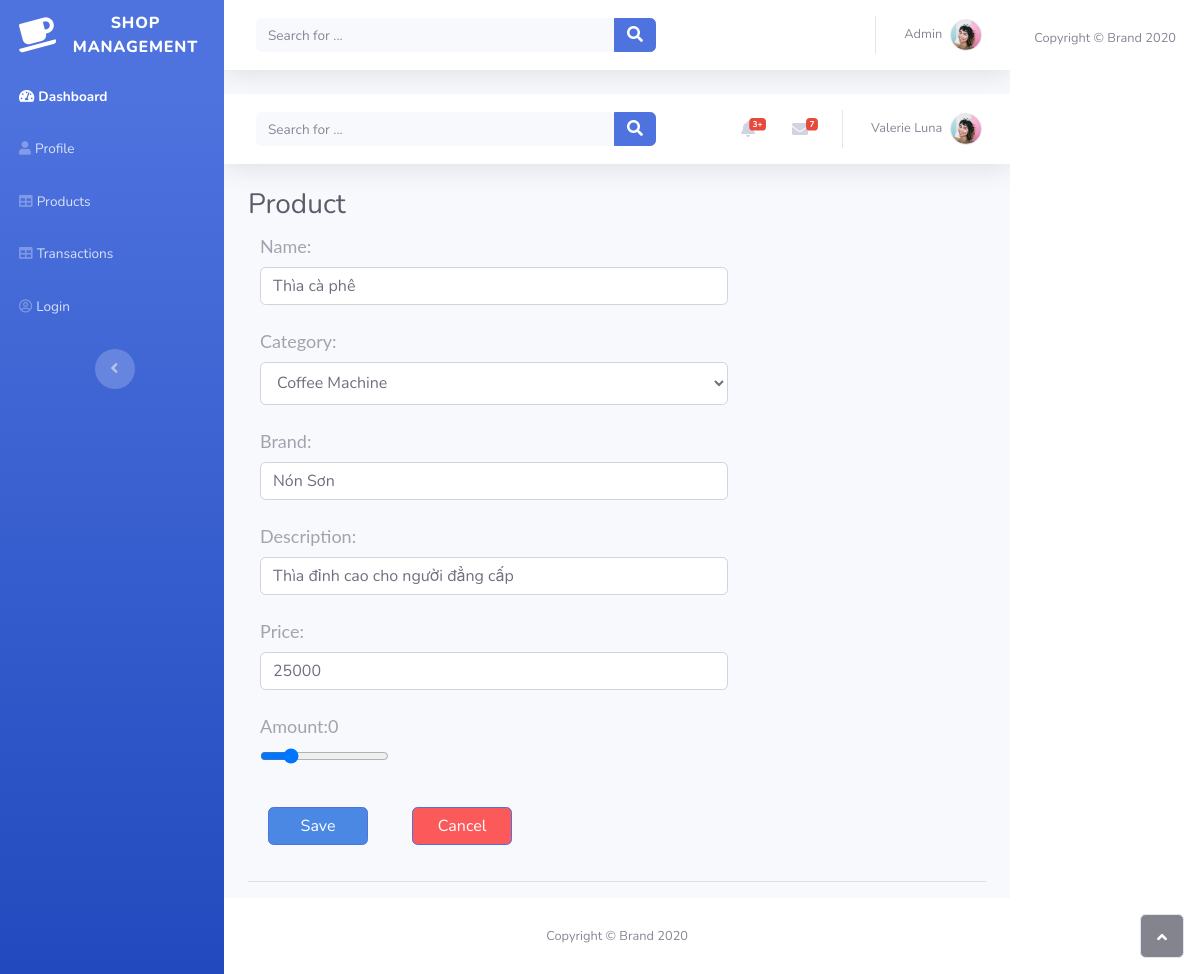
The page /products/edit?ProductID=AS01 on the database as committed earlier.
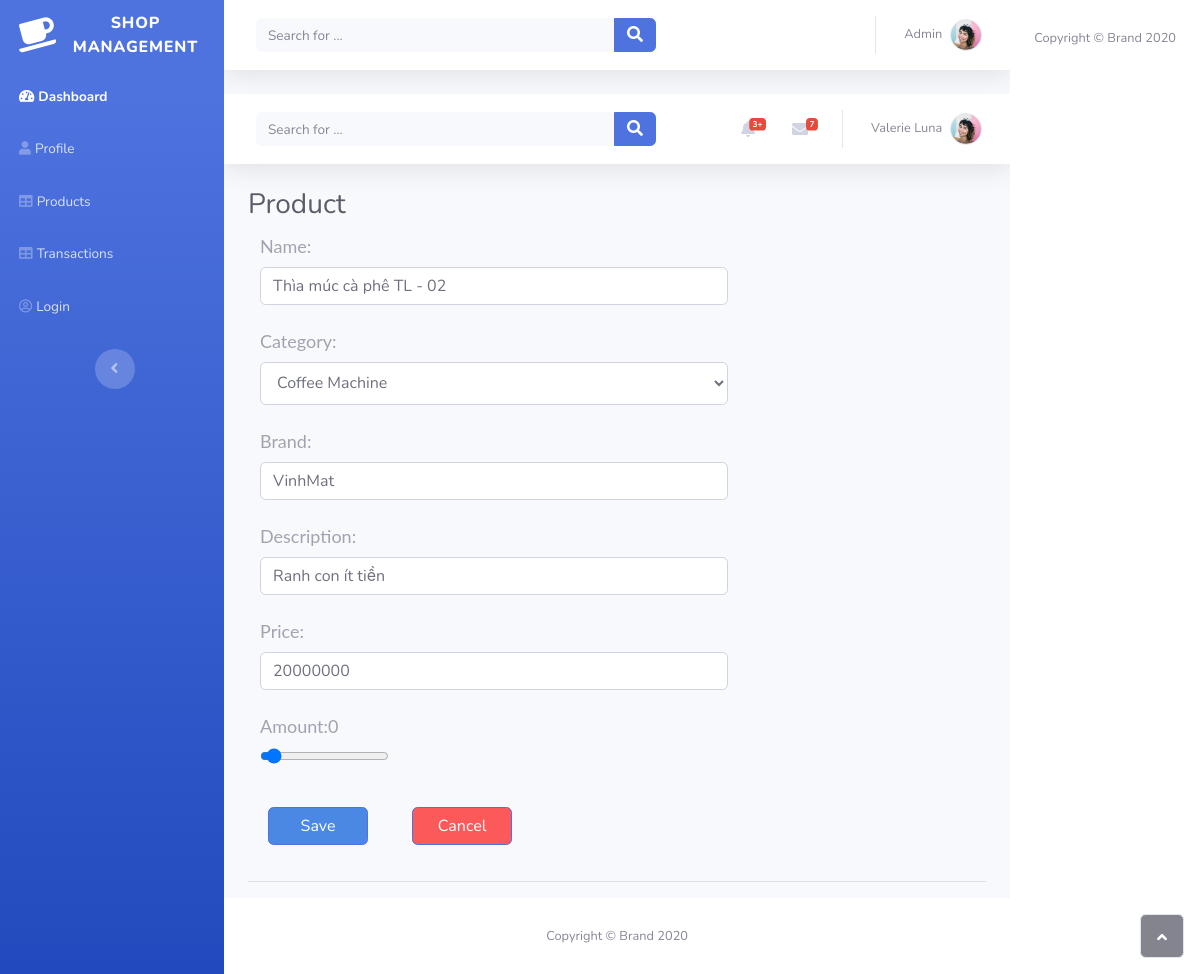
The same page on the database as committed later.
### tables this page shows
CREATE TABLE "PRODUCTS" (
	"ID"	TEXT NOT NULL,
	"name"	TEXT NOT NULL,
	"category"	TEXT NOT NULL,
	"price"	INTEGER NOT NULL DEFAULT 0,
	"amount"	INTEGER NOT NULL DEFAULT 0,
	"brand"	TEXT NOT NULL,
	"description"	TEXT,
	PRIMARY KEY("ID")
);

### products/products.py (the view)
@products.route("/edit", methods=["GET", "POST"])
def edit_products():
    form = Add_Product()
    prd_id = request.args.get("ProductID")
    prd = ppa.get_prd_by_id(prd_id)[0]
    prd_obj = Products(prd[0], prd[1], prd[2], int(
        prd[3]), int(prd[4]), prd[5], prd[6])
    resp = make_response(render_template(
        'product_spec.html', title="Edit Product", action="edit_prd", prd=prd_obj, form=form))
    resp.set_cookie("ProductID", prd_id, path='/', expires=60*60*24)
    return resp

### products/obj.py
class Add_Product(Form):
    name = StringField("Name: ")
    category = SelectField("Category: ", choices=[('Coffee Machine', 'Coffee Machine'), (
        'Accessory', 'Accessory'), ('Raw Material', 'Raw Material'), ('Others', 'Others')])
    price = IntegerField("Price: ")
    amount = IntegerRangeField("Amount: ", [validators.NumberRange(min=0)])
    brand = StringField("Brand: ")
    description = StringField("Description: ")
    save = SubmitField("Save")
    cancel = SubmitField("Cancel")

### products/products_app.py (called while the page is built)
def connect_db():
    engine = create_engine(database, connect_args={'check_same_thread': False})
    conn = engine.connect()
    metadata = MetaData(bind=engine)
    Prd_Table = Table('PRODUCTS', metadata, autoload=True)
    return engine, conn, Prd_Table

def get_prd_by_id(prd_id):
    engine, conn, Prd_Table = connect_db()
    try:
        prd = Prd_Table.select(whereclause=Prd_Table.c.ID ==
                               prd_id).execute().fetchall()
        close_db(engine, conn)
        return prd
    except:
        close_db(engine, conn)
        return False

### products/templates/product_spec.html (shortened to what this page needs)
{% extends 'base.html' %}
{% block content %}
<div class="d-flex flex-column" id="content-wrapper">
    <div id="content">
        <nav class="navbar navbar-light navbar-expand bg-white shadow mb-4 topbar static-top">
            <div class="container-fluid">
                <form class="form-inline d-none d-sm-inline-block mr-auto ml-md-3 my-2 my-md-0 mw-100 navbar-search">
                    <div class="input-group"><input class="bg-light form-control border-0 small" type="text"
                            placeholder="Search for ...">
                        <div class="input-group-append"><button class="btn btn-primary py-0" type="button"><i
                                    class="fas fa-search"></i></button></div>
                    </div>
                </form>
                <ul class="nav navbar-nav flex-nowrap ml-auto">
                    <li class="nav-item dropdown no-arrow mx-1" role="presentation">
                        <div class="nav-item dropdown no-arrow"><a class="dropdown-toggle nav-link"
                                data-toggle="dropdown" aria-expanded="false" href="#"><span
                                    class="badge badge-danger badge-counter">3+</span><i
                                    class="fas fa-bell fa-fw"></i></a>
                        </div>
                    </li>
                    <li class="nav-item dropdown no-arrow mx-1" role="presentation">
                        <div class="nav-item dropdown no-arrow"><a class="dropdown-toggle nav-link"
                                data-toggle="dropdown" aria-expanded="false" href="#"><i
                                    class="fas fa-envelope fa-fw"></i><span
                                    class="badge badge-danger badge-counter">7</span></a>
                        </div>
                    </li>
                    <li class="nav-item dropdown no-arrow" role="presentation">
                        <div class="nav-item dropdown no-arrow"><a class="dropdown-toggle nav-link"
                                data-toggle="dropdown" aria-expanded="false" href="#"><span
                                    class="d-none d-lg-inline mr-2 text-gray-600 small">Valerie Luna</span><img
                                    class="border rounded-circle img-profile" src="static/img/avatars/avatar1.jpeg"></a>
                        </div>
                    </li>
                </ul>
            </div>
        </nav>
        <div class="container-fluid">
            <h3 class="text-dark mb-1">Product</h3>
        </div>
        <div>
            <div class="container">
                <div class="row">
                    <div class="col-md-12">
                        <form method="post" action="/products/{{action}}">
                            <div class="form-row">
                                <div class="col-md-12">
                                    <div class="form-group">
                                        <div class="col-sm-4">
                                            {{form.name.label(class="col-form-label", style="font-family: Lato, sans-serif;font-weight: normal;opacity: 0.75;font-size: 18px;")}}
                                        </div>
                                        <div class="col-sm-8">
                                            {{form.name(class="form-control", value=prd.name)}}
                                        </div>
                                    </div>
                                    <div class="form-group">
                                        <div class="col-sm-4">
                                            {{form.category.label(class="col-form-label", style="font-family: Lato, sans-serif;font-weight: normal;opacity: 0.75;font-size: 18px;")}}
                                        </div>
                                        <div class="col-sm-8 col-lg-8">
                                            {{form.category(class="form-control d-sm-flex align-items-sm-end justify-content-xl-start align-items-xl-end",
                                            style="font-size: 16px;height: 43px;", value=prd.category)}}
                                        </div>
                                    </div>
                                    <div class="form-group">
                                        <div class="col-sm-4">
                                            {{form.brand.label(class="col-form-label",
                                            style="font-family: Lato, sans-serif;font-weight: normal;opacity: 0.75;font-size: 18px;")}}
                                        </div>
                                        <div class="col-sm-8">
                                            {{form.brand(class="form-control", value=prd.brand)}}
                                        </div>
                                    </div>
                                    <div class="form-group">
                                        <div class="col-sm-4">
                                            {{form.description.label(class="col-form-label",
                                            style="font-family: Lato, sans-serif;font-weight: normal;opacity: 0.75;font-size: 18px;")}}
                                        </div>
                                        <div class="col-sm-8">
                                            {{form.description(class="form-control", value=prd.description)}}
                                        </div>
                                    </div>
                                    <div class="form-group">
                                        <div class="col-sm-4">
                                            {{form.price.label(class="col-form-label",
                                            style="font-family: Lato, sans-serif;font-weight: normal;opacity: 0.75;font-size: 18px;")}}
                                        </div>
                                        <div class="col-sm-8">
                                            {{form.price(class="form-control", value=prd.price)}}
                                        </div>
                                    </div>
                                    <div class="form-group">
                                        <div class="col-sm-4">
                                            {{form.amount.label(class="col-form-label",
                                            style="font-family: Lato, sans-serif;font-weight: normal;opacity: 0.75;font-size: 18px;")}}<output class="col-form-label"
                                            style="font-family: Lato, sans-serif;font-weight: normal;opacity: 0.75;font-size: 18px;" id="num">0</output>
                                        </div>
                                        <div class="col-md-12 col-lg-8">
                                            {{form.amount(oninput="num.value = this.value", value=prd.amount)}}
                                        </div>
                                    </div>
                                </div>
                                <div class="col-md-12 text-left text-sm-left text-md-left text-lg-left text-xl-left">
                                    {{form.save(class="btn btn-primary",                            style="margin: 20px;width: 100px;background-color: #4b88e4;")}}
                                    {{form.cancel(class="btn btn-primary",                            style="margin: 20px;width: 100px;background-color: #fc5a5a;")}}
                                </div>
                            </div>
                            <hr>
                        </form>
                    </div>
                </div>
            </div>
        </div>
    </div>
    <footer class="bg-white sticky-footer">
        <div class="container my-auto">
            <div class="text-center my-auto copyright"><span>Copyright © Brand 2020</span></div>
        </div>
    </footer>
</div><a class="border rounded d-inline scroll-to-top" href="#page-top"><i class="fas fa-angle-up"></i></a></div>
{% endblock %}

### templates/base.html (shortened to what this page needs)
<!DOCTYPE html>
<html>
  <head>
    <link rel="stylesheet" href="static/bootstrap/css/bootstrap.min.css" />
    <link rel="stylesheet" href="static/fonts/fontawesome-all.min.css" />
    <link rel="stylesheet" href="static/css/Canito-Ingresar-Producto.css" />
    <link rel="stylesheet" href="static/css/Filter.css" />
  </head>
  <body id="page-top">
    <div id="wrapper">
      <nav
        class="navbar navbar-dark align-items-start sidebar sidebar-dark accordion bg-gradient-primary p-0"
        style="background-color: rgb(171, 145, 181)"
      >
        <div class="container-fluid d-flex flex-column p-0">
          <a
            class="navbar-brand d-flex justify-content-center align-items-center sidebar-brand m-0"
            href="#"
          >
            <div class="sidebar-brand-icon rotate-n-15">
              <i class="fas fa-coffee"></i>
            </div>
            <div class="sidebar-brand-text mx-3">
              <span>SHOP <br />MANAGEMENT</span>
            </div>
          </a>
          <ul class="nav navbar-nav text-light" id="accordionSidebar">
            <li class="nav-item" role="presentation">
              <a class="nav-link active" href="/"
                ><i class="fas fa-tachometer-alt"></i><span>Dashboard</span></a
              >
            </li>
            <li class="nav-item" role="presentation">
              <a class="nav-link" href="/admin"
                ><i class="fas fa-user"></i><span>Profile</span></a
              >
            </li>
            <li class="nav-item" role="presentation">
              <a class="nav-link" href="/products"
                ><i class="fas fa-table"></i><span>Products</span></a
              >
            </li>
            <li class="nav-item" role="presentation">
              <a class="nav-link" href="/transactions"
                ><i class="fas fa-table"></i><span>Transactions</span></a
              >
            </li>
            <li class="nav-item" role="presentation">
              <a class="nav-link" href="/login"
                ><i class="far fa-user-circle"></i><span>Login</span></a
              >
            </li>
          </ul>
          <div class="text-center d-none d-md-inline">
            <button
              class="btn rounded-circle border-0"
              id="sidebarToggle"
              type="button"
            ></button>
          </div>
        </div>
      </nav>
      <div class="d-flex flex-column" id="content-wrapper">
        <div id="content">
          <nav
            class="navbar navbar-light navbar-expand bg-white shadow mb-4 topbar static-top"
          >
            <div class="container-fluid">
              <form
                class="form-inline d-none d-sm-inline-block mr-auto ml-md-3 my-2 my-md-0 mw-100 navbar-search"
              >
                <div class="input-group">
                  <input
                    class="bg-light form-control border-0 small"
                    type="text"
                    placeholder="Search for ..."
                  />
                  <div class="input-group-append">
                    <button class="btn btn-primary py-0" type="button">
                      <i class="fas fa-search"></i>
                    </button>
                  </div>
                </div>
              </form>
              <ul class="nav navbar-nav flex-nowrap ml-auto">
                <li class="nav-item dropdown no-arrow" role="presentation">
                  <div class="nav-item dropdown no-arrow">
                    <a
                      class="dropdown-toggle nav-link"
                      data-toggle="dropdown"
                      aria-expanded="false"
                      href="#"
                      ><span
                        class="d-none d-lg-inline mr-2 text-gray-600 small"
                        id="usr_name"
                        >Admin</span
                      ><img
                        class="border rounded-circle img-profile"
                        src="static/img/avatars/avatar1.jpeg"
                    /></a>
                  </div>
                </li>
              </ul>
            </div>
          </nav>
        </div>
        {% block content %} {% endblock %}
        <footer class="bg-white sticky-footer">
          <div class="container my-auto">
            <div class="text-center my-auto copyright">
              <span>Copyright © Brand 2020</span>
            </div>
          </div>
        </footer>
      </div>
      <a class="border rounded d-inline scroll-to-top" href="#page-top"
        ><i class="fas fa-angle-up"></i
      ></a>
  </body>
</html>

### products/static/css/Canito-Ingresar-Producto.css (style rules this page uses)
.h3, h3 { color: #3f4246; }
.form-control { box-shadow: none; font-size: 16px; padding: 10px 12px; transition: border-color .08s ease-in-out,box-shadow .08s ease-in-out; }

### products/static/css/filter.css (style rules this page uses)
* { outline: none; }

Rows that differ between the two databases and show on the page:
changed PRODUCTS "Coffee Machine": name "Thìa cà phê" → "Thìa múc cà phê TL - 02"; brand "Nón Sơn" → "VinhMat"; description "Thìa đỉnh cao cho người đẳng cấp" → "Ranh con ít tiền"; price "25000" → "20000000"; amount "20" → "5"
